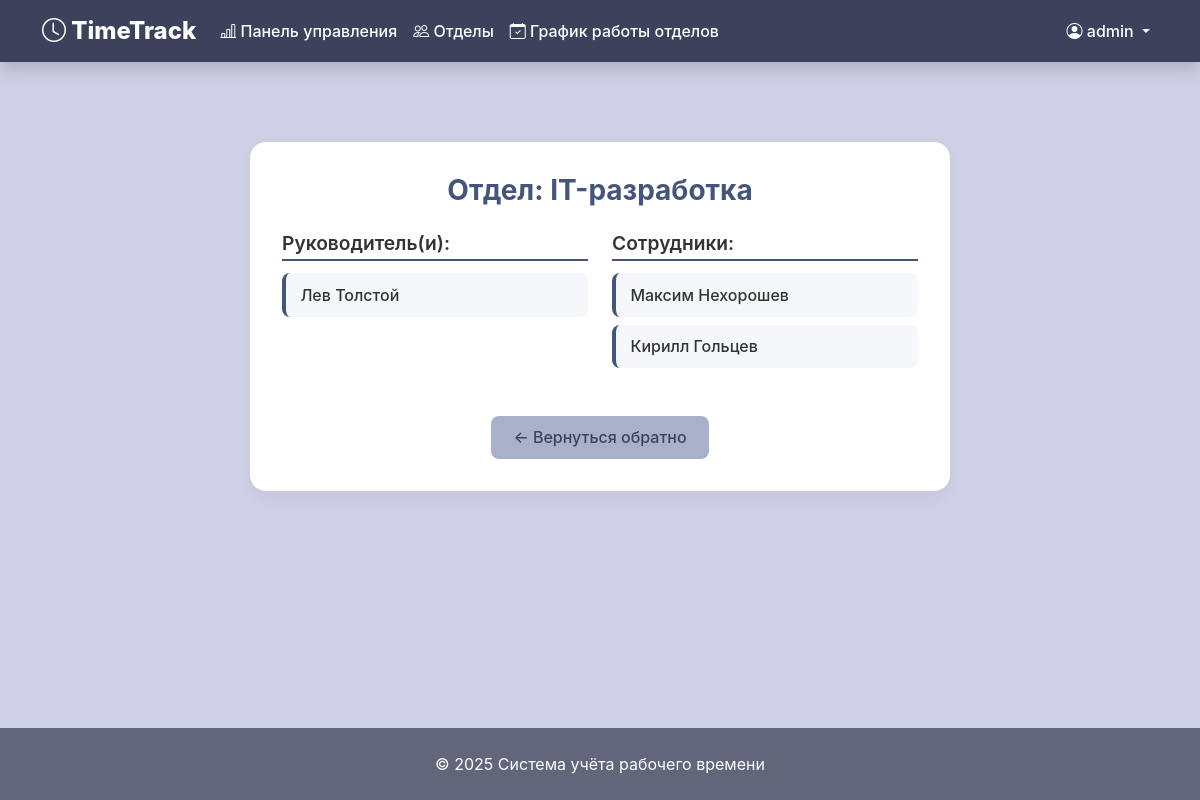
The page /departments/1/ (signed in) on the database its author committed.
### time_site/models.py (models this page shows, shortened)
class CustomUser(AbstractUser):
    email = models.EmailField(
        _('Электронная почта'),
        blank=False
    )
    ROLE_CHOICES = [
        ('Сотрудник', 'Сотрудник'),
        ('Руководитель', 'Руководитель'),
        ('Администратор', 'Администратор'),
    ]
    role = models.CharField(
        _('Роль'),
        max_length=50,
        choices=ROLE_CHOICES,
        default='Сотрудник'
    )
    post = models.CharField(
        _('Должность'),
        max_length=50,
        blank=True
    )
    hire_date = models.DateField(
        _('Дата приёма на работу'),
        default=timezone.now
    )
    phone = models.CharField(
        _('Телефон'),
        max_length=20,
        blank=True
    )
    description = models.TextField(
        _('Описание'),
        blank=True
    )
    department = models.ForeignKey(
        Department,
        on_delete=models.SET_NULL,
        null=True,
        blank=True,
        related_name='employees',
        verbose_name='Отдел'
    )
    is_active = models.BooleanField(
        _('Активен'),
        default=True
    )
    class Meta:
        verbose_name = 'Пользователь'
        verbose_name_plural = 'Пользователи'

class Department(models.Model):
    name = models.CharField(max_length=100, unique=True)
    manager = models.ForeignKey(
        'CustomUser',
        on_delete=models.SET_NULL,
        null=True,
        blank=True,
        limit_choices_to={'role': 'Руководитель'},
        related_name='managed_departments'
    )
    class Meta:
        verbose_name = 'Отдел'
        verbose_name_plural = 'Отделы'

### time_site/views/departments.py (the view)
# urls.py: path('departments/<int:pk>/', department_views.department_detail, name='department_detail'),
@login_required
def department_detail(request, pk):
    department = get_object_or_404(Department, pk=pk)
    employees = department.employees.all()
    managers = employees.filter(role='Руководитель')
    return render(request, 'departments/detail.html', {
        'department': department,
        'managers': managers,
        'employees': employees,
        'user': request.user,
    })

### time_site/templates/departments/detail.html (shortened to what this page needs)
{% extends 'base.html' %}
{% block content %}
<div class="department-detail-container">
    <h2 class="department-title">Отдел: {{ department.name }}</h2>
    <div class="row">
        {% if managers %}
        <div class="col-md-6">
            <h4 class="section-title">Руководитель(и):</h4>
            <ul class="person-list">
                {% for manager in managers %}
                <li>
                    <a href="{% url 'public_profile' user_id=manager.id %}">
                        {{ manager.get_full_name|default:manager.username }}
                    </a>
                </li>
                {% endfor %}
            </ul>
        </div>
        {% endif %}
        <div class="col-md-6">
            <h4 class="section-title">Сотрудники:</h4>
            <ul class="person-list">
                {% for employee in employees %}
                    {% if employee not in managers %}
                    <li>
                        <a href="{% url 'public_profile' user_id=employee.id %}">
                            {{ employee.get_full_name|default:employee.username }}
                        </a>
                    </li>
                    {% endif %}
                {% empty %}
                <li class="text-muted">Нет сотрудников в этом отделе</li>
                {% endfor %}
            </ul>
        </div>
    </div>
    <div class="back-button">
        <a href="javascript:history.back()" class="btn-back">
            ← Вернуться обратно
        </a>
    </div>
</div>
{% endblock %}

### time_site/templates/base.html (shortened to what this page needs)
<!DOCTYPE html>
<html lang="ru">
<head>
    <link href="https://cdn.jsdelivr.net/npm/bootstrap@5.3.2/dist/css/bootstrap.min.css" rel="stylesheet">
    <link rel="stylesheet" href="https://cdn.jsdelivr.net/npm/bootstrap-icons@1.11.1/font/bootstrap-icons.min.css">
</head>
<body>
    <nav class="navbar navbar-expand-lg navbar-dark shadow" style="background-color: var(--header-bg);">
        <div class="container">
            <a class="navbar-brand" href="{% url 'home' %}">
                <i class="bi bi-clock"></i> TimeTrack
            </a>
            <div class="collapse navbar-collapse" id="navbarNav">
                {% if user.is_authenticated %}
                <ul class="navbar-nav me-auto mb-2 mb-lg-0">
                    <li class="nav-item">
                        <a class="nav-link" href="{% url 'my_statistics' %}">
                            <i class="bi bi-bar-chart-line"></i> Панель управления
                        </a>
                    </li>
                    <li class="nav-item">
                        <a class="nav-link" href="{% url 'department_list' %}">
                            <i class="bi bi-people"></i> Отделы
                        </a>
                    </li>
                    <li class="nav-item">
                        <a class="nav-link" href="{% url 'work_schedules' %}">
                            <i class="bi bi-calendar-check"></i> График работы отделов
                        </a>
                    </li>
                </ul>
                {% endif %}
                <ul class="navbar-nav ms-auto">
                    {% if user.is_authenticated %}
                    <li class="nav-item dropdown">
                        <a class="nav-link dropdown-toggle" href="#" id="navbarDropdown" role="button" data-bs-toggle="dropdown">
                            <i class="bi bi-person-circle"></i> {{ user.username }}
                        </a>
                    </li>
                    {% endif %}
                </ul>
            </div>
        </div>
    </nav>
    <main class="container my-5">
        {% block content %}{% endblock %}
    </main>
    <footer class="mt-auto">
        <div class="container text-center">
            <p class="text-white mb-0">© {% now "Y" %} Система учёта рабочего времени</p>
        </div>
    </footer>
</body>
</html>

### time_site/templates/base.html (style rules this page uses)
:root { --primary-color: #44557c; --secondary-color: #61667a; --accent-color: #5359b5; --background-color: #cfcfe6; --header-bg: #3c425c; }
body { background-color: var(--background-color); font-family: 'Nunito', -apple-system, BlinkMacSystemFont, sans-serif; min-height: 100vh; display: flex; flex-direction: column; }
.navbar-brand { font-weight: 800; font-size: 1.5rem; }
main { flex: 1; }
footer { background-color: var(--secondary-color); padding: 1.5rem 0; }
.navbar .nav-link { font-weight: 500; color: white; transition: color 0.3s; }

### time_site/templates/departments/detail.html (style rules this page uses)
.department-detail-container { max-width: 700px; margin: 2rem auto; padding: 2rem; background: #ffffff; border-radius: 1rem; box-shadow: 0 6px 16px rgba(0, 0, 0, 0.05); }
.department-title { font-size: 1.75rem; font-weight: 700; color: var(--primary-color); margin-bottom: 1.5rem; text-align: center; }
.section-title { font-size: 1.2rem; font-weight: 600; margin-bottom: 0.75rem; color: #333; border-bottom: 2px solid var(--primary-color); padding-bottom: 0.3rem; }
.person-list { list-style: none; padding-left: 0; margin-bottom: 1rem; }
.person-list li { background: #f5f7fa; border-left: 4px solid var(--primary-color); padding: 0.6rem 0.9rem; margin-bottom: 0.5rem; border-radius: 0.5rem; transition: background-color 0.2s ease; }
.person-list a { text-decoration: none; color: #333; font-weight: 500; }
.back-button { margin-top: 2rem; text-align: center; }
.btn-back { display: inline-block; padding: 0.6rem 1.4rem; background-color: #a8b1c8; color: var(--header-bg); font-weight: 500; border-radius: 0.5rem; text-decoration: none; transition: background-color 0.2s ease, transform 0.2s ease; }

### rows shown on the page
CustomUser: username "admin"
Department: name "IT-разработка"
CustomUser: get_full_name "Лев Толстой"
CustomUser: get_full_name "Максим Нехорошев"
CustomUser: get_full_name "Кирилл Гольцев"
